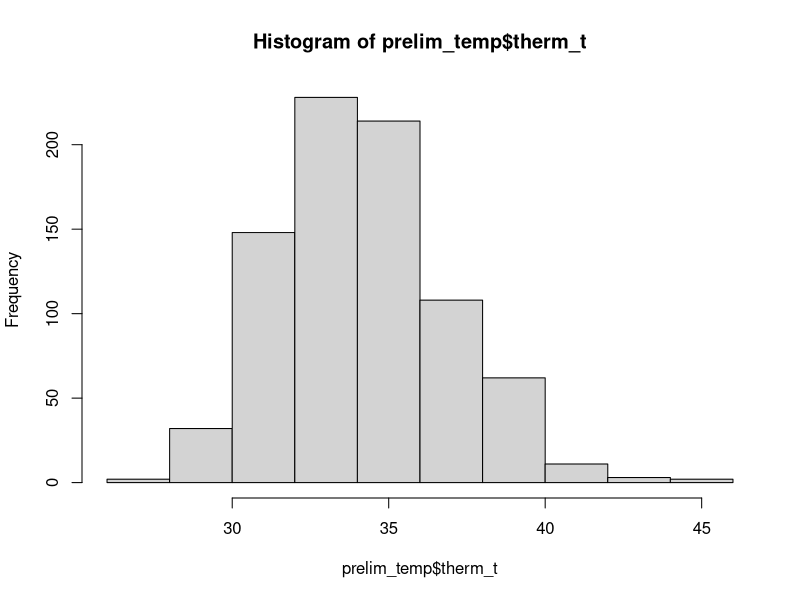
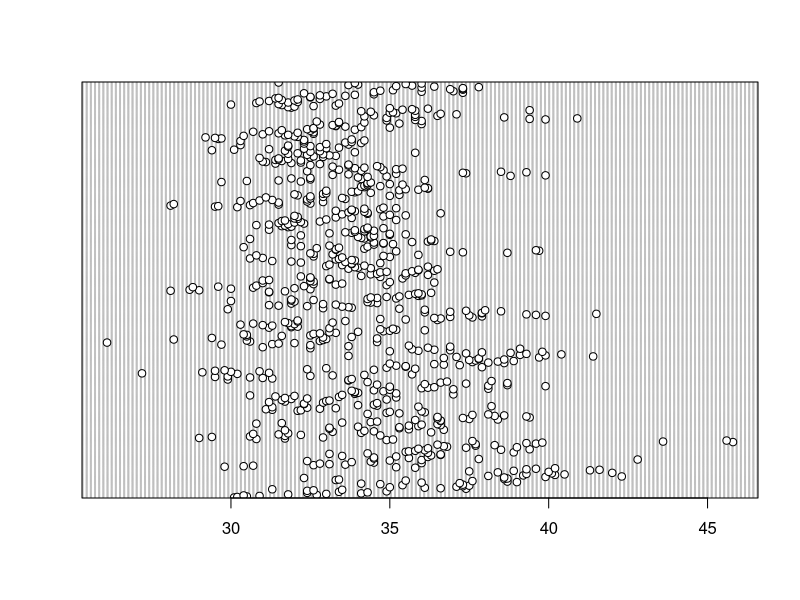
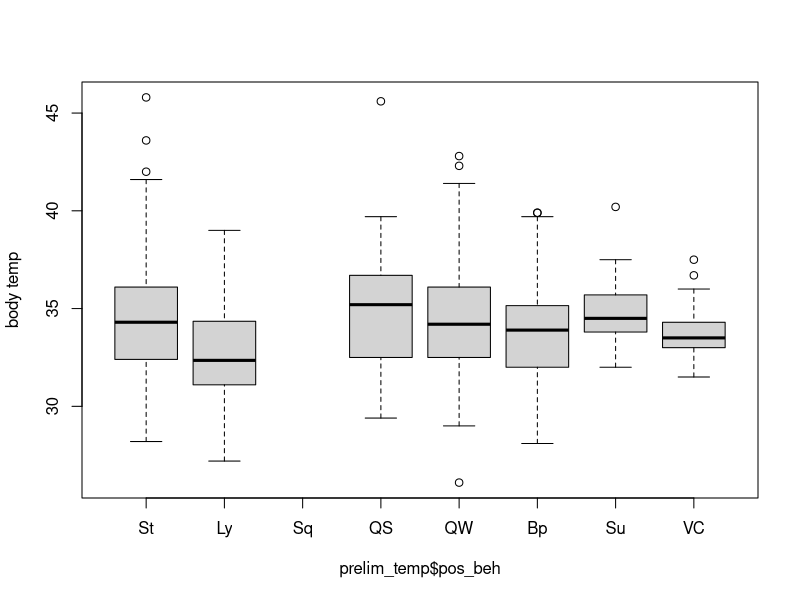
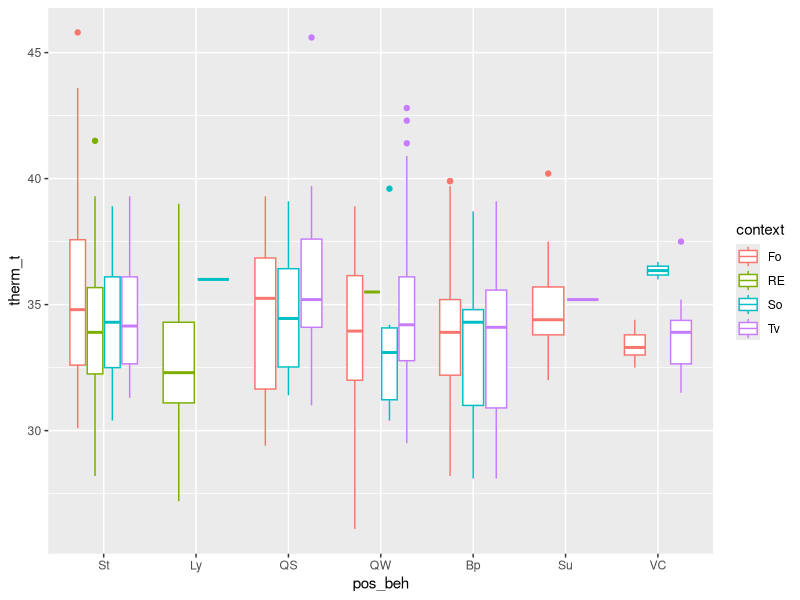
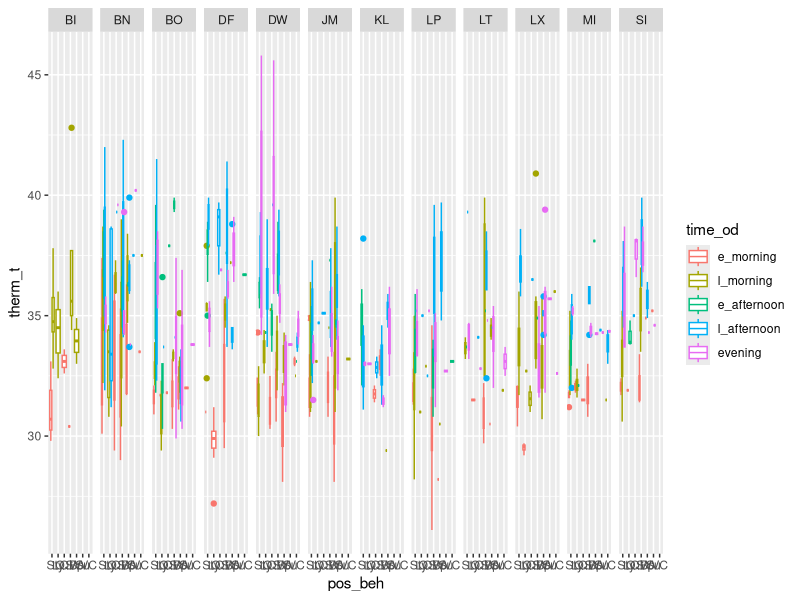
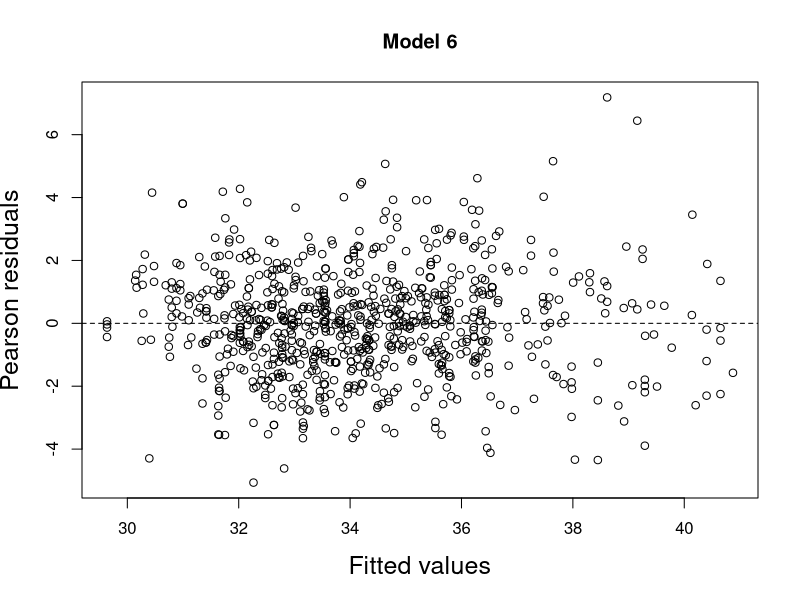
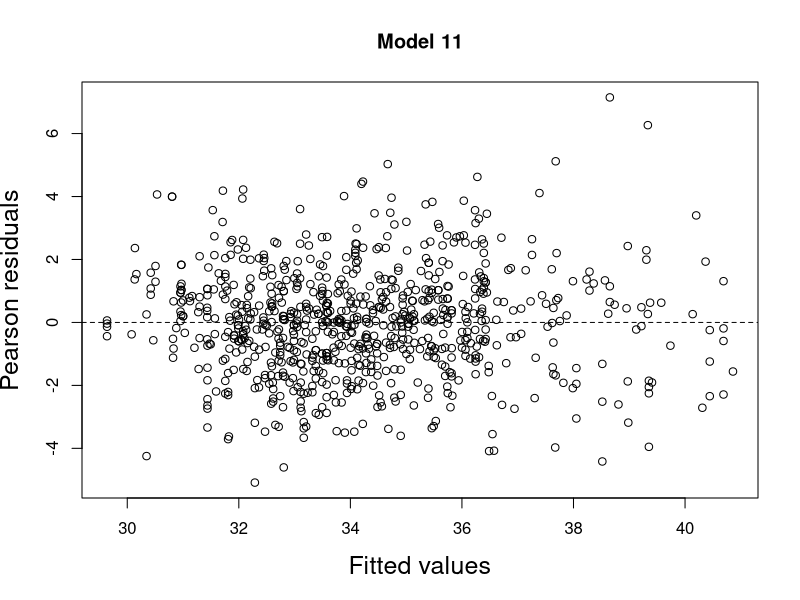
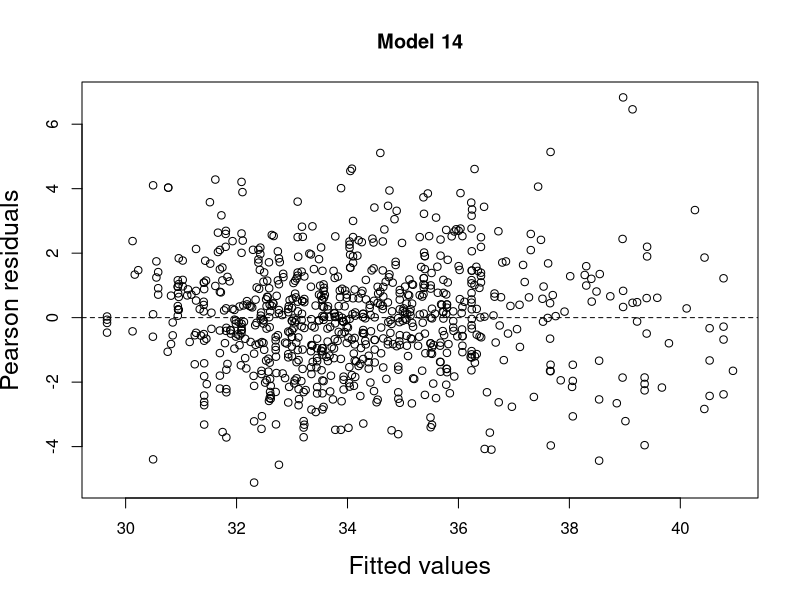

Source code (R) for these figures, in order:
# load libraries
library(tidyverse) 
library(readr) 
library(lubridate)
library(magrittr)
library(ggplot2)
library(car)
library(emmeans)
library(lme4)

#read in data
prelim_tidy <- read_csv("_data/_tidy/prelim_data_tidycols.csv")
View(prelim_tidy)

bipedal_data <- read_csv("_summary/bipedal_table.csv")
View(bipedal_data)

#Omit any missing values:
summary(is.na(prelim_tidy))

prelim_temp<-na.omit(prelim_tidy)
View(prelim_temp)

#Combine positional behaviors into smaller categories
# suspensory = Cb, Br & QM
#Vertical climb and cling together, BpS & BpW together, Squat & Sit together
prelim_temp$pos_beh[prelim_temp$pos_beh == "Cb"] <- "Su"
prelim_temp$pos_beh[prelim_temp$pos_beh == "Br"] <- "Su"
prelim_temp$pos_beh[prelim_temp$pos_beh == "QM"] <- "Su"
prelim_temp$pos_beh[prelim_temp$pos_beh == "Vci"] <- "VC"
prelim_temp$pos_beh[prelim_temp$pos_beh == "Abp"] <- "Bp"
prelim_temp$pos_beh[prelim_temp$pos_beh == "BpS"] <- "Bp"
prelim_temp$pos_beh[prelim_temp$pos_beh == "BpW"] <- "Bp"
prelim_temp$pos_beh[prelim_temp$pos_beh == "Sq"] <- "St"



############
##re-order levels
prelim_temp$time_od <- factor(prelim_temp$time_od, levels = c("e_morning", "l_morning", "e_afternoon", "l_afternoon", "evening"))
prelim_temp$pos_beh <- factor(prelim_temp$pos_beh, levels = c("St","Ly", "Sq", "QS", "QW", "Bp", "Su", "VC"))

##change to factor & numeric
factor_cols <- c("pos_beh","context", "substrate", "hab_type", "individual")
numeric_cols <- c("sun", "therm_t", "t_lo", "t_hi", "amb_t")

prelim_temp[factor_cols] <- lapply(prelim_temp[factor_cols], as.factor)

prelim_temp[numeric_cols] <- lapply(prelim_temp[numeric_cols], as.numeric)

#######################################
###
hist(prelim_temp$therm_t)
dotchart(prelim_temp$therm_t)
boxplot(prelim_temp$therm_t ~ prelim_temp$pos_beh,  ylab="body temp")

# Plot response against each predictor and random effect. 
ggplot(prelim_temp, aes(pos_beh, therm_t, color=context))+
  geom_boxplot()

ggplot(prelim_temp, aes(pos_beh, therm_t, color=time_od))+
  geom_boxplot()+
  facet_grid(.~individual)

##
with(prelim_temp, table(pos_beh, hab_type))
with(prelim_temp, table(pos_beh, time_od))
with(prelim_temp, table(pos_beh, hab_type, time_od))

#######################################################
## choosing models
##GLMER

### full model
therm_mod <- lmer(therm_t ~ pos_beh + amb_t + sun + date + hab_type + context + 
                     (1|individual) + pos_beh*hab_type + pos_beh*sun + amb_t*sun,
                     data = prelim_temp)

##minus pos_beh/sun interaction
therm_mod2 <- lmer(therm_t ~ pos_beh + amb_t + sun + date + hab_type + context + 
                    (1|individual) + pos_beh*hab_type + amb_t*sun,
                  data = prelim_temp)

##plus pos_beh*sun, minus pos_beh*hab_type
therm_mod3 <- lmer(therm_t ~ pos_beh + amb_t + sun + date + hab_type + context + 
                     (1|individual) + pos_beh*sun + amb_t*sun,
                   data = prelim_temp)

##minus interactions with pos_beh
therm_mod4 <- lmer(therm_t ~ pos_beh + amb_t + sun + date + hab_type + context + 
                    (1|individual) + amb_t*sun,
                  data = prelim_temp)

##minus amb_t interaction
therm_mod5 <- lmer(therm_t ~ pos_beh + amb_t + sun + date + hab_type + context + 
                     (1|individual) + pos_beh*sun,
                   data = prelim_temp)

##minus all interactions
therm_mod6 <- lmer(therm_t ~ pos_beh + amb_t + sun + date + hab_type + context + 
                     (1|individual),
                   data = prelim_temp)

####compare interaction models
AIC(therm_mod3, therm_mod4, therm_mod5, therm_mod6) ###lowest AIC is with no interaction (3244.383; DF: 20)
                                               ###second lowest is time_od*sun (3259.170, DF: 21)
                                               ###continue forward with amb_t*sun & no interactions
###############################################################
##amb_t*sun models
## minus context 
therm_mod7 <- lmer(therm_t ~ pos_beh + amb_t + sun + date + hab_type + 
                     (1|individual) + amb_t*sun,
                   data = prelim_temp)

##minus hab_type
therm_mod8 <- lmer(therm_t ~ pos_beh + amb_t + sun + date + context + 
                     (1|individual) + amb_t*sun,
                   data = prelim_temp)

##minus date
therm_mod9 <- lmer(therm_t ~ pos_beh + amb_t + sun + hab_type + context + 
                     (1|individual) + amb_t*sun,
                   data = prelim_temp)

##minus hab_type & context
therm_mod10 <- lmer(therm_t ~ pos_beh + amb_t + sun + date + 
                     (1|individual) + amb_t*sun,
                   data = prelim_temp)
###Compare models
AIC(therm_mod7, therm_mod8, therm_mod9, therm_mod10) ##model 7 and 10 are lowest (3251.671 & 3246.007, resp.)
                                      ##model 8 isn't far off, though, (3252.598) 
                                 ##and it may be important to include context

###############################################################################
###no interactions
## minus context 
therm_mod11 <- lmer(therm_t ~ pos_beh + amb_t + sun + date + hab_type + 
                     (1|individual), data = prelim_temp)

##minus hab_type
therm_mod12 <- lmer(therm_t ~ pos_beh + amb_t + sun + date + context + 
                     (1|individual), data = prelim_temp)

##minus date
therm_mod13 <- lmer(therm_t ~ pos_beh + amb_t + sun + hab_type + context + 
                     (1|individual), data = prelim_temp)

##minus hab_type & context
therm_mod14 <- lmer(therm_t ~ pos_beh + amb_t + sun + date + 
                      (1|individual), data = prelim_temp)

###Compare models
AIC(therm_mod11, therm_mod12, therm_mod13, therm_mod14) ##models 11 and 14 are lowest (3236.897 & 3231.295, resp.)

###compare between types of models
AIC(therm_mod4, therm_mod6, therm_mod7, therm_mod10, therm_mod8, therm_mod11, therm_mod14)
        ##best models (11, 14, 6) exclude context and exclude interactions
        ##run a few more tests and include one with the interaction still (model 7)

### more comparison #########
anova(therm_mod6, therm_mod7) ##not nested, so can't run
anova(therm_mod6, therm_mod11) ##no signif
anova(therm_mod6, therm_mod14) ##no signif
anova(therm_mod11, therm_mod14) ##no signif
                          #####think I'll choose model 11 since it includes habitat type
                        ##### and it's AIC value is best (1416.906 vs. 1419.632 (model 14) & 1423.646 (model 6))

#####################################################################
#extract residuals 
###model 6
E1 <- resid(therm_mod6, type = "pearson")

#plot fitted vs residuals
F1 <- fitted(therm_mod6, type = "response")

plot(x = F1, 
     y = E1, 
     xlab = "Fitted values",
     ylab = "Pearson residuals", 
     main = "Model 6",
     cex.lab = 1.5)
abline(h = 0, lty = 2)

### model 11 ###########
E2 <- resid(therm_mod11, type = "pearson")

#plot fitted vs residuals
F2 <- fitted(therm_mod11, type = "response")

plot(x = F2, 
     y = E2, 
     xlab = "Fitted values",
     ylab = "Pearson residuals", 
     main = "Model 11",
     cex.lab = 1.5)
abline(h = 0, lty = 2)

### model 14 ###########
E3 <- resid(therm_mod14, type = "pearson")

#plot fitted vs residuals
F3 <- fitted(therm_mod14, type = "response")

plot(x = F3, 
     y = E3, 
     xlab = "Fitted values",
     ylab = "Pearson residuals", 
     main = "Model 14",
     cex.lab = 1.5)
abline(h = 0, lty = 2)

### model 7 ###########
E4 <- resid(therm_mod7, type = "pearson")

#plot fitted vs residuals
F4 <- fitted(therm_mod7, type = "response")

plot(x = F4, 
     y = E4, 
     xlab = "Fitted values",
     ylab = "Pearson residuals", 
     main = "Model 7",
     cex.lab = 1.5)
abline(h = 0, lty = 2)

### residual plots all seem relatively normal; cloud around horizontal axis, indicating a good fit
###################################################################
##Model 11 - includes pos_beh, amb_t, sun, date, hab_type and (1|individual) 
E2 <- resid(therm_mod11, type = "pearson")

#plot fitted vs residuals
F2 <- fitted(therm_mod11, type = "response")

plot(x = F2, 
     y = E2, 
     xlab = "Fitted values",
     ylab = "Pearson residuals", 
     main = "Model 11",
     cex.lab = 1.5)
abline(h = 0, lty = 2)

boxplot(E2 ~ pos_beh, data=prelim_temp) 
plot(E2 ~ amb_t, data=prelim_temp)
plot(x=prelim_temp$sun, y=E2)
boxplot(E2 ~ hab_type, data=prelim_temp)
plot(x=prelim_temp$date, y=E2)

model.matrix(therm_mod11)

##summary
summary(therm_mod11) 

##confidence intervals 
confint(therm_mod11) ##maybe I don't need habitat in there because none of the levels are significant

##model 14
summary(therm_mod14)
confint(therm_mod14)

###############################################
##### OMIT OUTLIERS ###
prelim_temp2 <- prelim_temp
prelim_temp2$therm_t[prelim_temp2$therm_t >= 42] <- NA

View(prelim_temp2)

prelim_temp3<-na.omit(prelim_temp2)
View(prelim_temp3)

#Vertical climb and cling together
prelim_temp3$pos_beh[prelim_temp3$pos_beh == "Cb"] <- "Su"
prelim_temp3$pos_beh[prelim_temp3$pos_beh == "Br"] <- "Su"
prelim_temp3$pos_beh[prelim_temp3$pos_beh == "QM"] <- "Su"
prelim_temp3$pos_beh[prelim_temp3$pos_beh == "Vci"] <- "VC"
prelim_temp3$pos_beh[prelim_temp3$pos_beh == "Abp"] <- "Bp"
prelim_temp3$pos_beh[prelim_temp3$pos_beh == "BpS"] <- "Bp"
prelim_temp3$pos_beh[prelim_temp3$pos_beh == "BpW"] <- "Bp"
prelim_temp3$pos_beh[prelim_temp3$pos_beh == "Sq"] <- "St"

############
##re-order levels
prelim_temp3$time_od <- factor(prelim_temp3$time_od, levels = c("e_morning", "l_morning", "e_afternoon", "l_afternoon", "evening"))
prelim_temp3$pos_beh <- factor(prelim_temp3$pos_beh, levels = c("Ly", "St", "QS", "QW", "Bp", "Su", "VC"))

###change to factor & numeric
factor_cols <- c("pos_beh","context", "substrate", "hab_type", "individual")
numeric_cols <- c("sun", "therm_t", "t_lo", "t_hi", "amb_t")

prelim_temp3[factor_cols] <- lapply(prelim_temp3[factor_cols], as.factor)

prelim_temp3[numeric_cols] <- lapply(prelim_temp3[numeric_cols], as.numeric)

str(prelim_temp3)

###check model minus outliers
##model 11 with outliers
therm_mod11 <- lmer(therm_t ~ pos_beh + amb_t + sun + date + hab_type + 
                      (1|individual), data = prelim_temp)
summary(therm_mod11)
confint(therm_mod11)

##model minus outliers
mod_2 <- lmer(therm_t ~ pos_beh + amb_t + sun + date + hab_type + 
                (1|individual), data = prelim_temp3)
summary(mod_2)
confint(mod_2)


######## plotting residuals ##################
##model 11
E2 <- resid(therm_mod11, type = "pearson")

#plot fitted vs residuals
F2 <- fitted(therm_mod11, type = "response")

plot(x = F2, 
     y = E2, 
     xlab = "Fitted values",
     ylab = "Pearson residuals", 
     main = "Model 11",
     cex.lab = 1.5)
abline(h = 0, lty = 2)

##mod_2
E5 <- resid(mod_2, type = "pearson")

#plot fitted vs residuals
F5 <- fitted(mod_2, type = "response")

plot(x = F5, 
     y = E5,
     xlab = "Fitted values",
     ylab = "Pearson residuals", 
     main = "Model",
     cex.lab = 1.5)
abline(h = 0, lty = 2)

###### HSR: post-hoc test to compare between levels of position behavior. Will want to do this in the analysis file not graphics file.#### 
library(emmeans)
emmeans(mod_2, list(pairwise ~ pos_beh), adjust = "tukey")


####change levels and run mod_2 with QS as the outgroup #####
prelim_temp3$pos_beh <- factor(prelim_temp3$pos_beh, levels = c("QS", "Ly", "St", "QW", "Bp", "Su", "VC"))

mod_2 <- lmer(therm_t ~ pos_beh + amb_t + sun + date + hab_type + 
                (1|individual), data = prelim_temp3)
summary(mod_2) 
confint(mod_2) ##bipedalism is significant

##change levels with QW as outgroup
prelim_temp3$pos_beh <- factor(prelim_temp3$pos_beh, levels = c("QW", "Ly", "St", "QS", "Bp", "Su", "VC"))

mod_2 <- lmer(therm_t ~ pos_beh + amb_t + sun + date + hab_type + 
                (1|individual), data = prelim_temp3)
summary(mod_2) 
confint(mod_2) #Bp is not signif

##change levels with St as outgroup
prelim_temp3$pos_beh <- factor(prelim_temp3$pos_beh, levels = c("St", "Ly", "QS", "QW", "Bp", "Su", "VC"))

mod_2 <- lmer(therm_t ~ pos_beh + amb_t + sun + date + hab_type + 
                (1|individual), data = prelim_temp3)
summary(mod_2) 
confint(mod_2)

##change levels with Bp as the outgroup
prelim_temp3$pos_beh <- factor(prelim_temp3$pos_beh, levels = c("Bp", "Ly", "Sq", "St", "QW", "QS", "Su", "VC"))

mod_2 <- lmer(therm_t ~ pos_beh + amb_t + sun + date + hab_type + 
                (1|individual), data = prelim_temp3)
summary(mod_2) 
confint(mod_2) ##QW is not signif.

##check counts again to see differences in QW and QS
ggplot(prelim_temp3, aes(pos_beh))+
  geom_bar(stat="count") + 
  labs(x="Positional Behavior", y="Count") +
  theme_classic() 
              ###there's a lot more QW than QS, but still at least 50 QS

##change levels with Ly as the outgroup
prelim_temp3$pos_beh <- factor(prelim_temp3$pos_beh, levels = c("Ly", "Bp", "St", "QW", "QS", "Su", "VC"))

mod_2 <- lmer(therm_t ~ pos_beh + amb_t + sun + date + hab_type + 
                (1|individual), data = prelim_temp3)
summary(mod_2) 
confint(mod_2)
